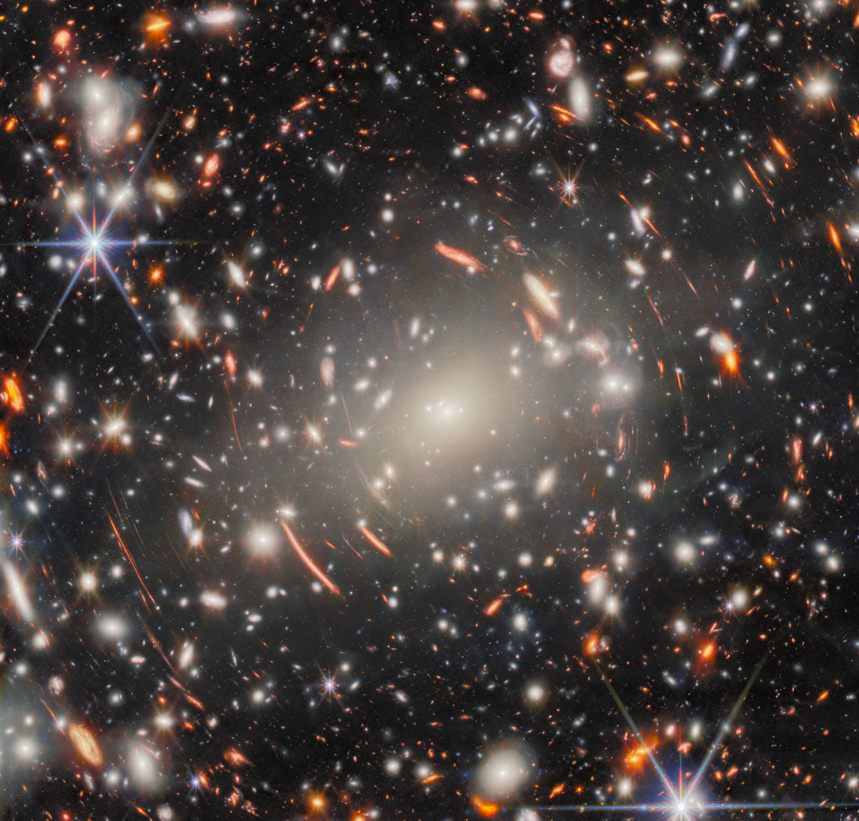
#> input picture train our model/cluster_001/image.png, 859 x 821 px, shrunk from 2500 x 2390 before the run
$ python -i galaxy_detection.py   (imports and definitions only)
#> lines starting #> are read from the running program, lines starting #| are printed output that depends on the picture; after the words box and inside, x2 and y2 are one past the last pixel; in counts of white or black regions, pixels touching at a corner belong together
"""
Galaxy Detection for Extended Objects
Detects galaxies in images using various CV techniques
Supports both FITS and PNG images
"""

import numpy as np
from scipy import ndimage
from skimage import measure, morphology, filters
from skimage.feature import blob_log
import cv2


def detect_galaxies_threshold(image, threshold_percentile=85, min_area=5, max_area=None, merge_nearby=True):
    """
    Detect galaxies using thresholding and connected components.
    Good for extended objects.

    Parameters
    ----------
    image : numpy.ndarray
        Grayscale or RGB image
    threshold_percentile : float
        Percentile for threshold (0-100). Lower values catch brighter objects.
    min_area : int
        Minimum area in pixels for a detected object
    max_area : int or None
        Maximum area in pixels for a detected object. If None, no upper limit.
    merge_nearby : bool
        If True, merge nearby detections to reduce over-segmentation (default True)

    Returns
    -------
    list of tuples : [(x, y), ...] coordinates of detected galaxies
    """
#> called with threshold_percentile = 85, min_area = 5, merge_nearby = True
    # Convert to grayscale if RGB
    if len(image.shape) == 3:
        gray = cv2.cvtColor(image, cv2.COLOR_RGB2GRAY)
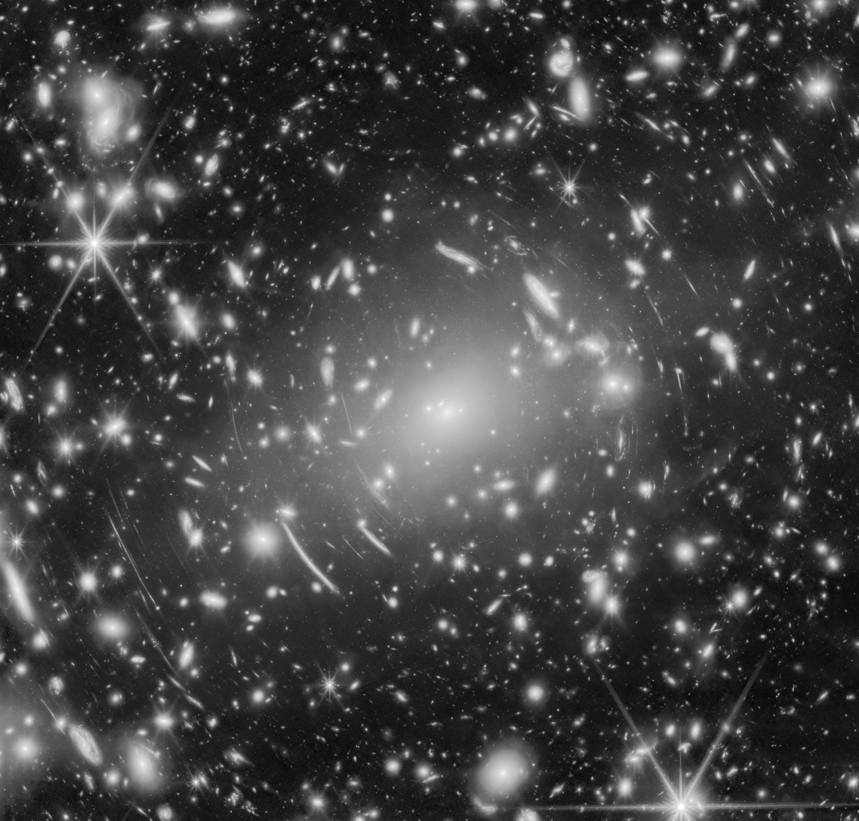
#> gray: shape (821, 859); min 6, max 255, mean 66.4
    else:
        gray = image

    # Normalize to 0-255
    if gray.max() > 255:
        gray = ((gray - gray.min()) / (gray.max() - gray.min()) * 255).astype(np.uint8)
    else:
        gray = gray.astype(np.uint8)

    # Try multiple thresholds to catch both bright and dim objects
    # Use wider range to catch very bright/large objects
    thresholds = [
        np.percentile(gray, threshold_percentile - 15),  # Very low threshold for bright/large objects
        np.percentile(gray, threshold_percentile - 10),  # Lower threshold for bright objects
        np.percentile(gray, threshold_percentile),        # Standard threshold
    ]
#> thresholds = [76, 86, 115]

    all_galaxies = []

    for threshold in thresholds:
        binary = gray > threshold

        # Remove small objects (noise) - but be careful not to remove large objects
        # For the lowest threshold, use smaller min_area to catch large objects
        if threshold == thresholds[0]:  # Lowest threshold
            binary_cleaned = morphology.remove_small_objects(binary, min_size=max(5, min_area // 2))
        else:
            binary_cleaned = morphology.remove_small_objects(binary, min_size=min_area)

        # Find connected components
        labeled = measure.label(binary_cleaned)
        regions = measure.regionprops(labeled)

        # Extract centroids
        for region in regions:
            # Check min_area, and max_area only if specified
            # For large objects, be more lenient
            area_threshold = min_area if region.area < 500 else min_area // 2
            if region.area >= area_threshold:
                if max_area is None or region.area <= max_area:
                    # Get centroid (note: skimage uses (row, col) = (y, x)
                    y, x = region.centroid
                    all_galaxies.append((x, y))
#> this loop made 3 passes
#> threshold on passes 1 to 3: 76, 86, 115
#> pass 1, in detect_galaxies_threshold, `binary = gray > threshold`:
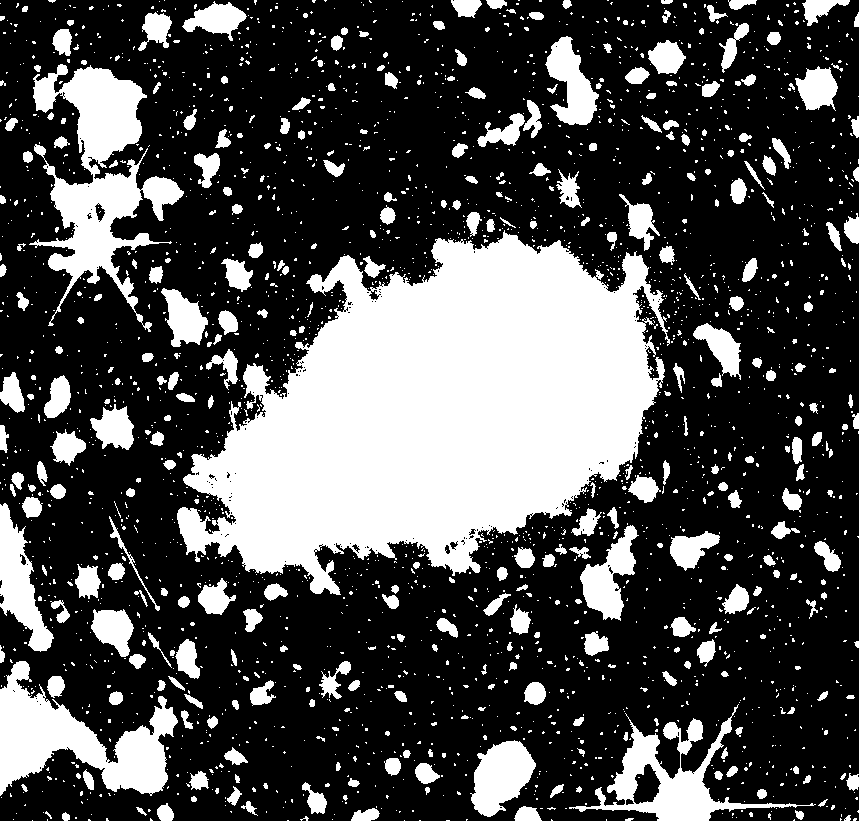
#> binary: shape (821, 859) bool; 29.9% white; 2529 white regions (2169 under 20 px), largest, box (x1, y1, x2, y2) and area: (177, 230, 670, 595) 107039, (29, 64, 184, 332) 14676, (0, 661, 178, 796) 10596
#> pass 1, in detect_galaxies_threshold, `labeled = measure.label(binary_cleaned)`:
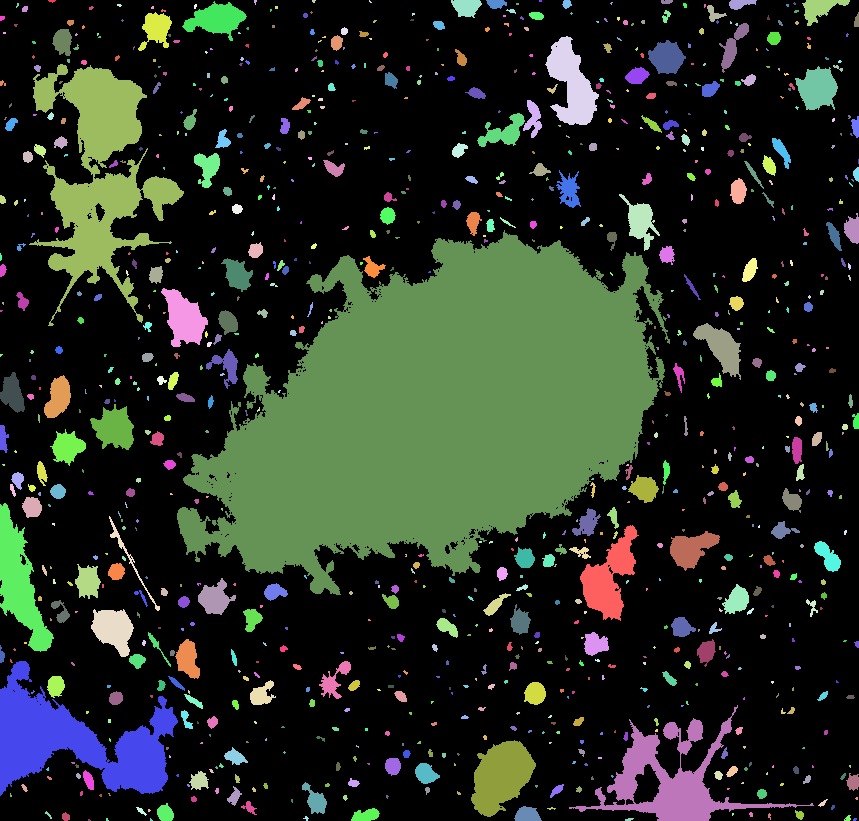
#> labeled: shape (821, 859) int32; 954 distinct labels, from 0 to 953; one colour per label, 0 black
#> after the loop:
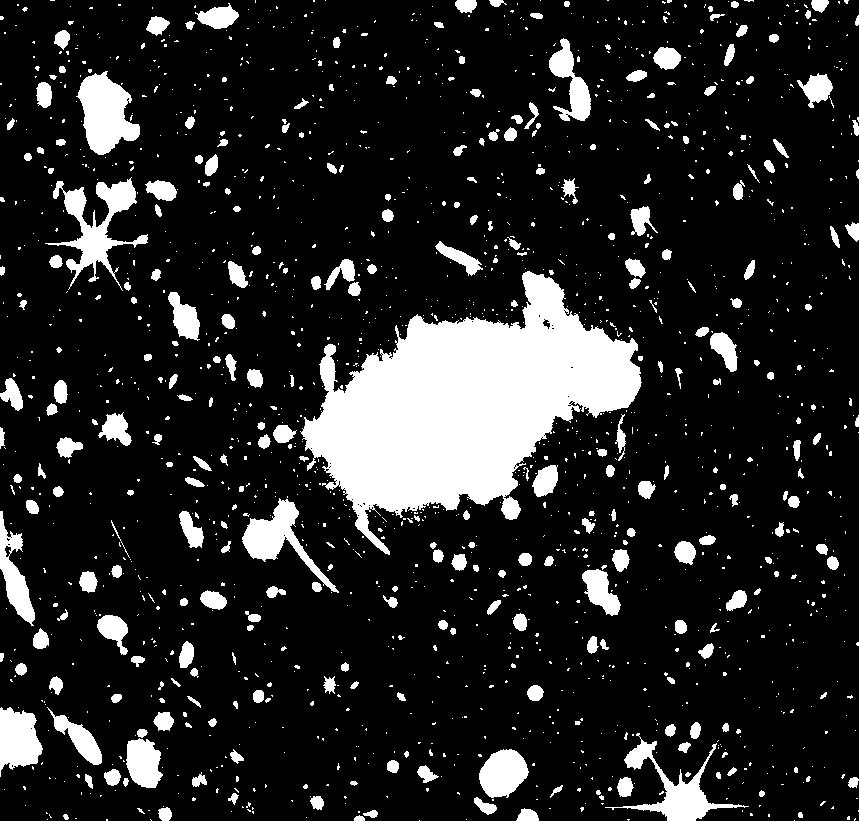
#> binary: shape (821, 859) bool; 14.9% white; 1664 white regions (1356 under 20 px), largest, box (x1, y1, x2, y2) and area: (300, 271, 642, 555) 46333, (45, 177, 148, 291) 3409, (76, 71, 140, 155) 3227
#> after the loop:
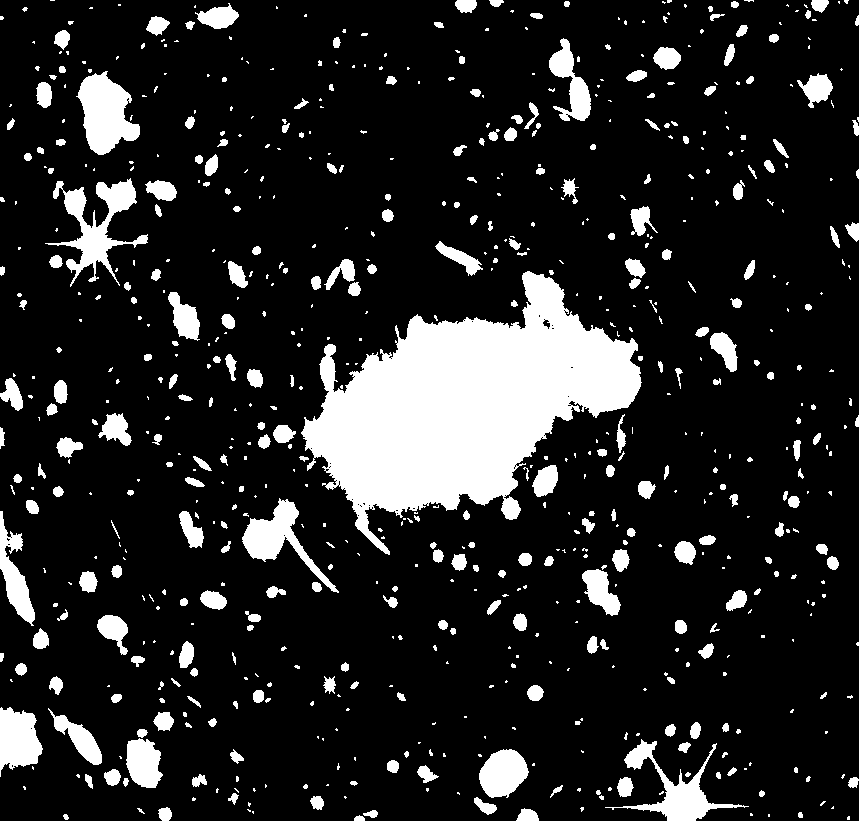
#> binary_cleaned: shape (821, 859) bool; 14.7% white; 724 white regions (416 under 20 px), largest, box (x1, y1, x2, y2) and area: (301, 271, 642, 555) 46280, (45, 178, 148, 287) 3389, (76, 71, 140, 155) 3227
#> after the loop:
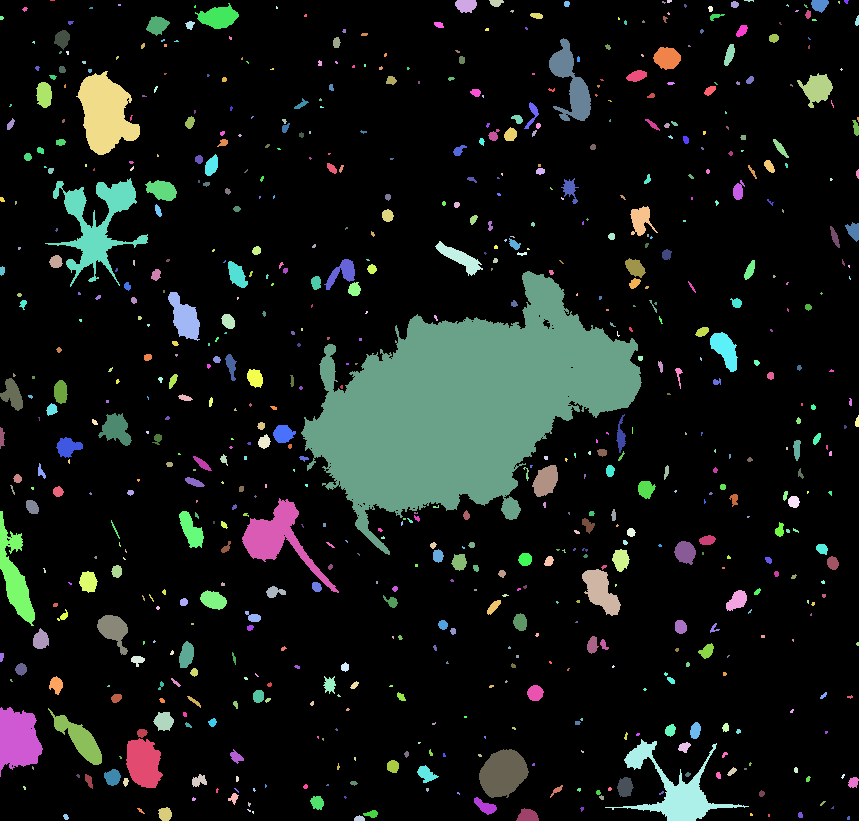
#> labeled: shape (821, 859) int32; 725 distinct labels, from 0 to 724; one colour per label, 0 black
#> after the loop, all_galaxies = 2574 pairs, first value 0.333 to 858, second value 0 to 819.6

    # Remove duplicates and merge nearby detections
    if merge_nearby:
        # Use conservative merge distance (12 pixels) to only merge obvious fragments
        galaxies = merge_nearby_detections(all_galaxies, merge_distance=12)
    else:
        # Just remove exact/close duplicates (within 5 pixels)
        unique_galaxies = []
        for x, y in all_galaxies:
            is_duplicate = False
            for ux, uy in unique_galaxies:
                if np.sqrt((x - ux)**2 + (y - uy)**2) < 5:
                    is_duplicate = True
                    break
            if not is_duplicate:
                unique_galaxies.append((x, y))
        galaxies = unique_galaxies

    return galaxies


# [46 lines left out: function detect_large_bright_objects, not called in this run]


def merge_nearby_detections(galaxies, merge_distance=12):
    """
    Merge nearby detections that are likely parts of the same object.
    This helps reduce over-segmentation.

    Parameters
    ----------
    galaxies : list of tuples
        List of (x, y) coordinates
    merge_distance : float
        Maximum distance to merge detections (default 12 pixels - conservative to avoid merging separate objects)

    Returns
    -------
    list of tuples : Merged galaxy coordinates
    """
#> called with merge_distance = 12
    if len(galaxies) == 0:
        return []

    # First, remove exact/very close duplicates (within 5 pixels) from multi-threshold
    unique_galaxies = []
    for x, y in galaxies:
        is_duplicate = False
        for ux, uy in unique_galaxies:
            if np.sqrt((x - ux)**2 + (y - uy)**2) < 5:
                is_duplicate = True
                break
        if not is_duplicate:
            unique_galaxies.append((x, y))
#> this loop made 2574 passes
#> (x, y) on passes 1 to 3: (51.53, 0.533), (254.9, 1.4), (313.3, 0.778)
#> after the loop, unique_galaxies = 1277 pairs, first value 0.385 to 858, second value 0.231 to 819.6

    # Now merge only very close ones (likely fragments of same object)
    # Use smaller distance to be conservative
    galaxies_array = np.array(unique_galaxies)
#> galaxies_array has the same summary as unique_galaxies
    merged = []
    used = set()

    for i, (x, y) in enumerate(unique_galaxies):
        if i in used:
            continue

        # Find all nearby detections
        nearby_indices = [i]
        for j, (ux, uy) in enumerate(unique_galaxies):
            if j != i and j not in used:
                dist = np.sqrt((x - ux)**2 + (y - uy)**2)
                if dist < merge_distance:
                    nearby_indices.append(j)

        # Only merge if we found nearby ones (otherwise keep original)
        if len(nearby_indices) > 1:
            # Calculate centroid of merged group
            group_coords = galaxies_array[nearby_indices]
            merged_x = np.mean(group_coords[:, 0])
            merged_y = np.mean(group_coords[:, 1])
            merged.append((merged_x, merged_y))
            # Mark all in group as used
            used.update(nearby_indices)
        else:
            # Keep original if no nearby detections
            merged.append((x, y))
            used.add(i)
#> this loop made 1277 passes
#> (x, y, group_coords, merged_x, merged_y) on passes 3, 8, 10, 15, 16, 20, 22, 25, 26: (313.3, 0.778, [[313.3, 0.778], [311, 12]], 312.2, 6.39), (566.4, 3.59, [[566.4, 3.59], [571, 13]], 568.7, 8.29), (740.1, 3.3, [[740.1, 3.3], [748.8, 0.231], [734.3, 4.07]], 741.1, 2.53), (17.11, 4.78, [[17.11, 4.78], [24.55, 8.58]], 20.83, 6.68), (517, 3.5, [[517, 3.5], [511.2, 10.59]], 514.1, 7.05), (704.4, 5.29, [[704.4, 5.29], [710.2, 8.42]], 707.3, 6.85), (713.8, 13.51, [[713.8, 13.51], [717, 21.5]], 715.4, 17.51), (152.1, 7.12, [[152.1, 7.12], [162.9, 10.3]], 157.5, 8.71), (276, 7, [[276, 7], [270.4, 9.8]], 273.2, 8.4)
#> (x, y, merged_x, merged_y) on pass 14: (794.2, 3.17, 795.6, 6.15)
#> after the loop, merged = 959 pairs, first value 0.385 to 858, second value 0.5 to 819.6; used = 1277 items

    return merged


# [91 lines left out: functions detect_galaxies_blob, detect_galaxies_contour, not called in this run]


def detect_galaxies_combined(image, method='threshold', **kwargs):
    """
    Combined detection function that tries multiple methods.

    Parameters
    ----------
    image : numpy.ndarray
        Input image
    method : str
        'threshold', 'blob', 'contour', 'all', or 'comprehensive'
    **kwargs : dict
        Additional parameters for detection methods

    Returns
    -------
    list of tuples : Detected galaxy coordinates
    """
    if method == 'threshold':
        return detect_galaxies_threshold(image, **kwargs)
#> in detect_galaxies_threshold, `galaxies = merge_nearby_detections(all_galaxies, merge_distance=12)`: galaxies has the same summary as merged in merge_nearby_detections
    elif method == 'blob':
        return detect_galaxies_blob(image, **kwargs)
    elif method == 'contour':
        return detect_galaxies_contour(image, **kwargs)
    elif method == 'all':
        # Combine all methods and remove duplicates
        all_galaxies = []

        # Filter kwargs for each method
        threshold_kwargs = {k: v for k, v in kwargs.items()
                           if k in ['threshold_percentile', 'min_area', 'max_area']}
        blob_kwargs = {k: v for k, v in kwargs.items()
                      if k in ['min_sigma', 'max_sigma', 'num_sigma', 'threshold']}
        contour_kwargs = {k: v for k, v in kwargs.items()
                         if k in ['threshold_percentile', 'min_area']}

        all_galaxies.extend(detect_galaxies_threshold(image, **threshold_kwargs))
        all_galaxies.extend(detect_galaxies_blob(image, **blob_kwargs))
        all_galaxies.extend(detect_galaxies_contour(image, **contour_kwargs))

        # Remove duplicates (within 5 pixels)
        unique_galaxies = []
        for x, y in all_galaxies:
            is_duplicate = False
            for ux, uy in unique_galaxies:
                if np.sqrt((x - ux)**2 + (y - uy)**2) < 5:
                    is_duplicate = True
                    break
            if not is_duplicate:
                unique_galaxies.append((x, y))

        return unique_galaxies
    elif method == 'comprehensive':
        # Comprehensive method: combines all methods + specifically looks for large bright objects
        all_galaxies = []

        # Standard methods - filter kwargs for each method
        threshold_kwargs = {k: v for k, v in kwargs.items()
                           if k in ['threshold_percentile', 'min_area', 'max_area', 'merge_nearby']}
        blob_kwargs = {k: v for k, v in kwargs.items()
                      if k in ['min_sigma', 'max_sigma', 'num_sigma', 'threshold']}
        contour_kwargs = {k: v for k, v in kwargs.items()
                         if k in ['threshold_percentile', 'min_area']}

        all_galaxies.extend(detect_galaxies_threshold(image, **threshold_kwargs))
        all_galaxies.extend(detect_galaxies_blob(image, **blob_kwargs))
        all_galaxies.extend(detect_galaxies_contour(image, **contour_kwargs))

        # Specifically look for large bright objects with multiple thresholds
        large_bright1 = detect_large_bright_objects(image, min_area=50, brightness_percentile=85)
        large_bright2 = detect_large_bright_objects(image, min_area=100, brightness_percentile=90)
        large_bright3 = detect_large_bright_objects(image, min_area=200, brightness_percentile=95)
        all_galaxies.extend(large_bright1)
        all_galaxies.extend(large_bright2)
        all_galaxies.extend(large_bright3)

        # Remove duplicates (within 20 pixels for comprehensive - larger to avoid over-segmentation)
        # Sort by distance to process larger/more central objects first
        all_galaxies_sorted = sorted(all_galaxies, key=lambda p: (p[0]**2 + p[1]**2))

        unique_galaxies = []
        for x, y in all_galaxies_sorted:
            is_duplicate = False
            for ux, uy in unique_galaxies:
                # Increased distance threshold to merge over-segmented objects
                if np.sqrt((x - ux)**2 + (y - uy)**2) < 20:
                    is_duplicate = True
                    break
            if not is_duplicate:
                unique_galaxies.append((x, y))

        return unique_galaxies
    else:
        raise ValueError(f"Unknown method: {method}. Use 'threshold', 'blob', 'contour', 'all', or 'comprehensive'")


# [21 lines left out: function estimate_cluster_center, not called in this run]

>>> import cv2
>>> picture = cv2.cvtColor(cv2.imread('train our model/cluster_001/image.png'), cv2.COLOR_BGR2RGB)
>>> result = detect_galaxies_combined(picture)
#> result has the same summary as merged in merge_nearby_detections
